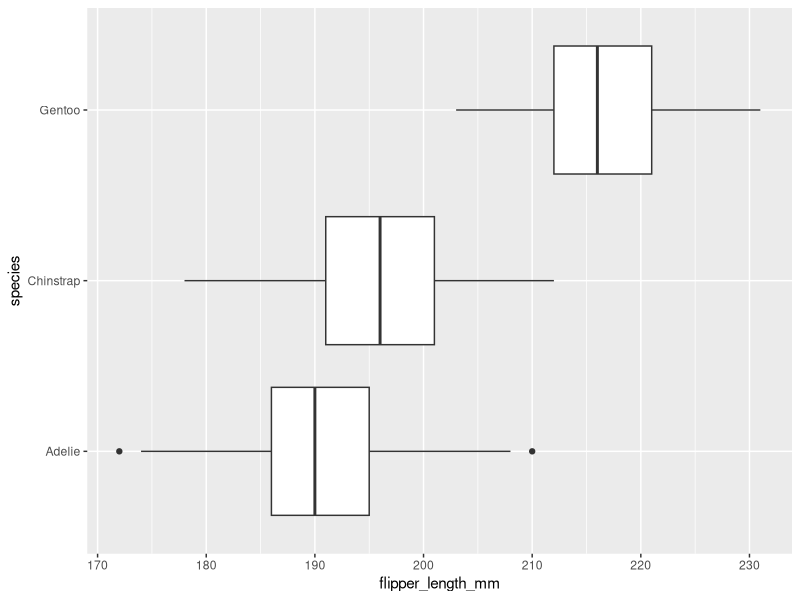
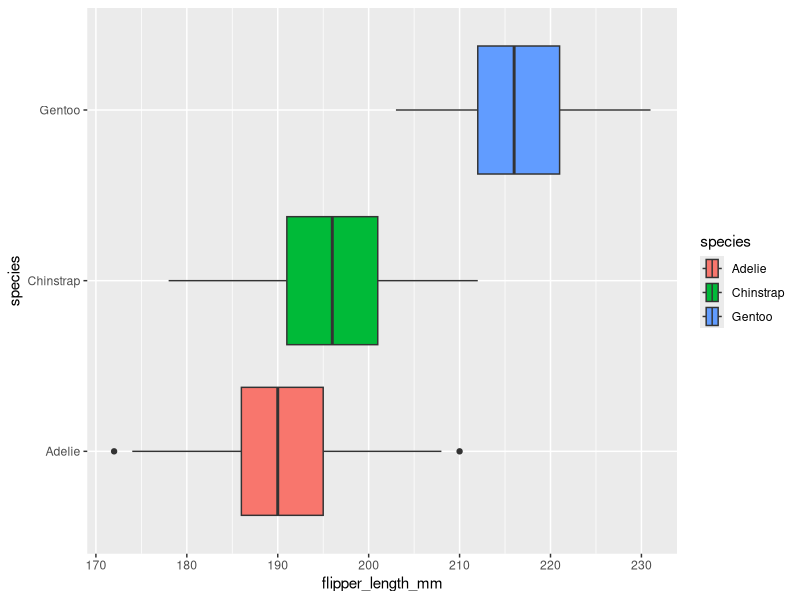
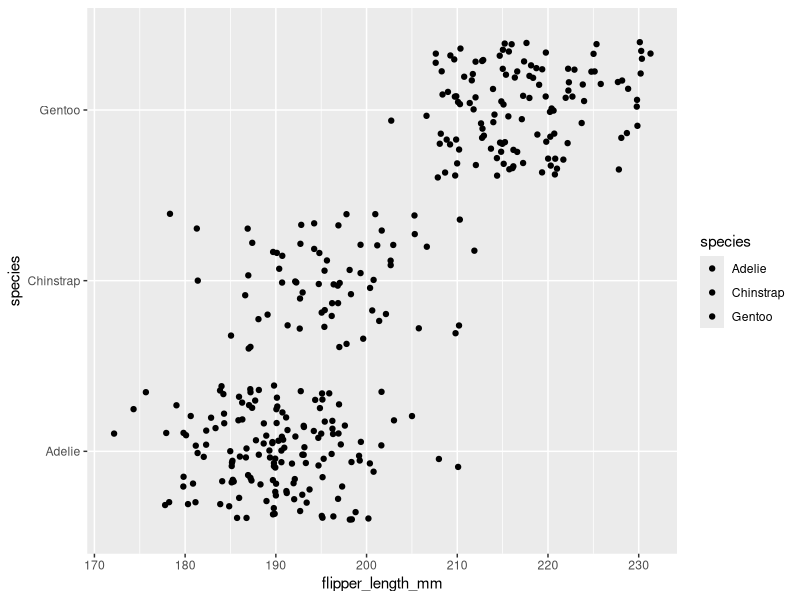
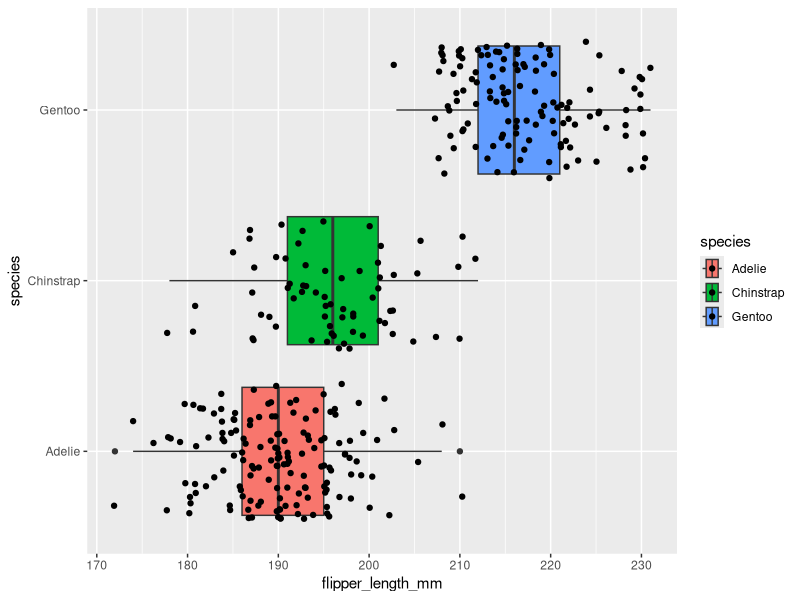
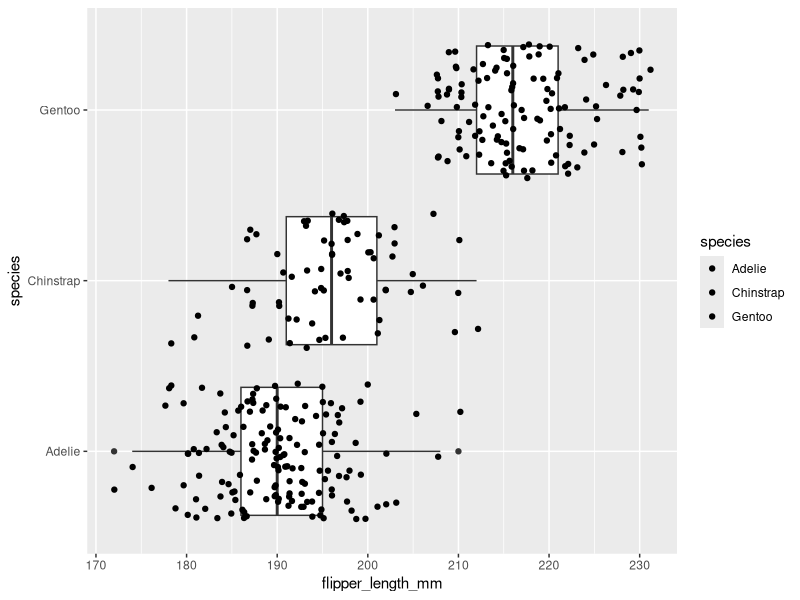
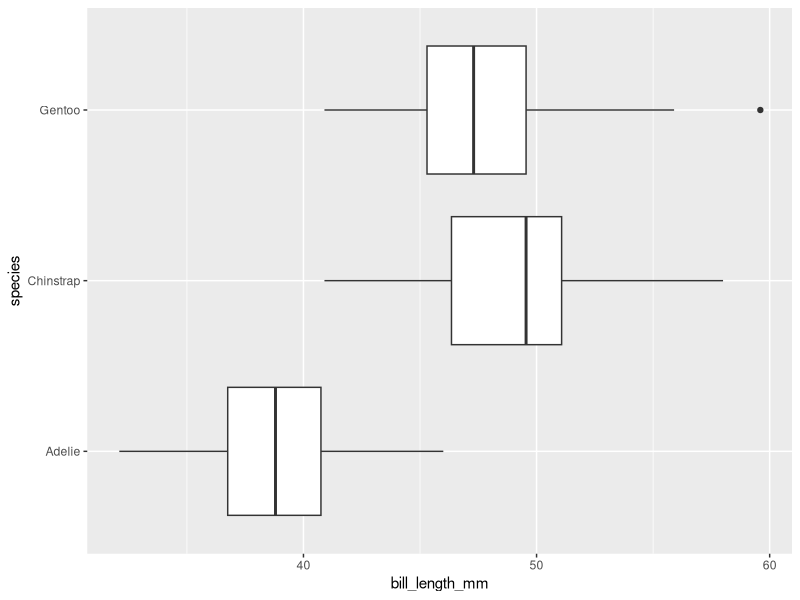
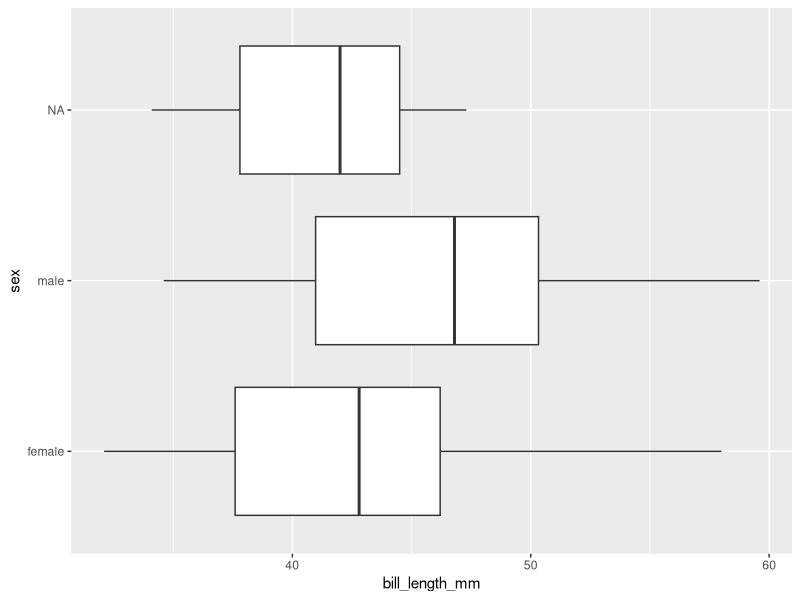
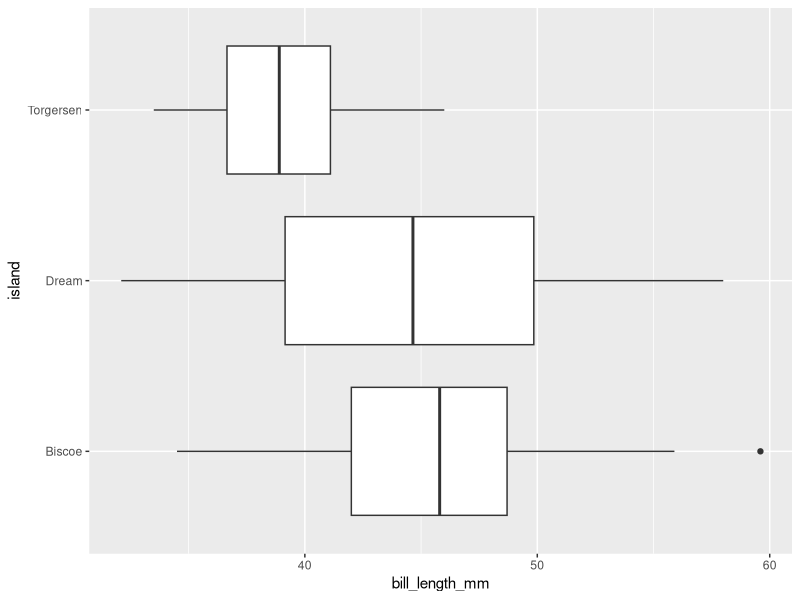

These figures' R source, in order:
## ---- chunk 1
knitr::opts_chunk$set(error = TRUE)
## ---- chunk 2
library(palmerpenguins)
penguins
## ---- chunk 3
library(ggplot2)
## ---- chunk 4
ggplot(data = penguins, mapping = aes(x = flipper_length_mm, y = species)) +
  geom_boxplot()
## ---- chunk 5
ggplot(data = penguins, mapping = aes(x = flipper_length_mm, y = species, fill = species )) +
  geom_boxplot()
## ---- chunk 6
ggplot(data = penguins, mapping = aes(x = flipper_length_mm, y = species, fill = species)) +
  geom_jitter()
## ---- chunk 7
ggplot(data = penguins, mapping = aes(x = flipper_length_mm, y = species, fill = species )) +
  geom_boxplot() + 
geom_jitter()
## ---- chunk 8
ggplot(data = penguins, mapping = aes(x = flipper_length_mm, y = species )) +
  geom_boxplot() + 
geom_jitter(mapping = aes(x = flipper_length_mm, y = species, fill = species ))

## ---- chunk 9
ggplot(data = penguins, mapping = aes(x = bill_length_mm, y = species)) +
geom_boxplot()
## ---- chunk 10
ggplot(data = penguins, mapping = aes(x = bill_length_mm, y = sex)) +
geom_boxplot()
## ---- chunk 11
ggplot(data = penguins, mapping = aes(x = bill_length_mm , y = island )) +
geom_boxplot()
## ---- chunk 12
ggplot(data = penguins, mapping = aes(x = flipper_length_mm, y = body_mass_g)) +
geom_point()
## ---- chunk 13
ggplot(data = penguins, mapping = aes(x = flipper_length_mm, y = body_mass_g, colour = species, shape = species)) +
geom_point()
## ---- chunk 14
ggplot(data = penguins, mapping = aes(x = flipper_length_mm, y = body_mass_g, colour = species, shape = species), size = "3" , alpha = "0.6") +
geom_point()
